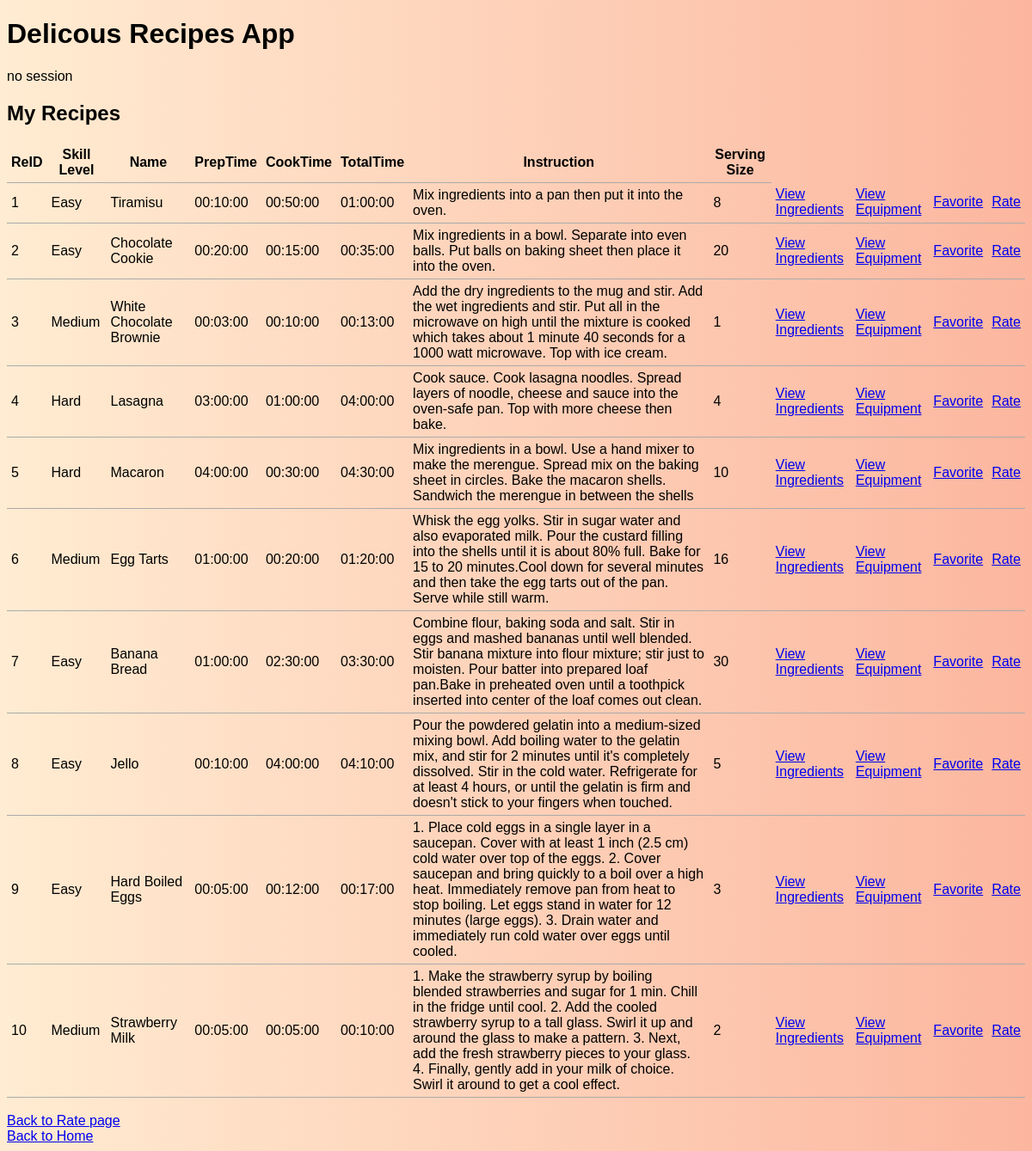
The app's page /rateRecipes.php with its own data.
### tables this page shows
CREATE TABLE Recipe (
ReID INTEGER AUTO_INCREMENT PRIMARY KEY,
SkillLevel CHAR(20),
Name VARCHAR(100) NOT NULL,
PrepTime TIME(0) NOT NULL,
CookTime TIME(0) NOT NULL,
InstructionID INTEGER UNIQUE NOT NULL,
Username CHAR(20) NOT NULL,
FOREIGN KEY (PrepTime, CookTime) REFERENCES RecipeTime (PrepTime, CookTime)
		ON DELETE NO ACTION
		ON UPDATE NO ACTION,
FOREIGN KEY (InstructionID) REFERENCES Instruction(InsID)
	ON DELETE CASCADE
	ON UPDATE NO ACTION,
FOREIGN KEY (Username) REFERENCES BookUser (Username)
	ON DELETE CASCADE
	ON UPDATE CASCADE
);

CREATE TABLE RecipeTime (
PrepTime TIME(0),
CookTime TIME(0),
TotalTime TIME(0) NOT NULL,
PRIMARY KEY (PrepTime, CookTime)
);

CREATE TABLE Instruction(
InsID INTEGER AUTO_INCREMENT PRIMARY KEY,
Instructions VARCHAR(8000) UNIQUE NOT NULL,
ServingSize INTEGER
);

### common.php (called while the page is built)
<?php
function escape($html) {
  return htmlspecialchars($html, ENT_QUOTES | ENT_SUBSTITUTE, "UTF-8");
}
?>

### rateRecipes.php (the view, shortened to what this page needs)
<?php include "templates/header.php"; ?>
<?php
$username1 = "";
require "./config.php";
require "./common.php";
try  {
    $connection = new PDO($dsn, $username, $password, $options);
    $sql = "SELECT * FROM Recipe AS r, Instruction AS i, RecipeTime AS rt
                    WHERE r.InstructionID = i.InsID AND rt.PrepTime = r.PrepTime
                    AND rt.CookTime = r.CookTime";
    $statement = $connection->prepare($sql);
    $statement->bindParam(':username1', $username1, PDO::PARAM_STR);
    $statement->execute();
    $result = $statement->fetchAll();
} catch(PDOException $error) {
    echo $sql . "<br>" . $error->getMessage();
}
?>
<?php
    if ($result && $statement->rowCount() > 0) { ?>
        <h2>My Recipes</h2>
        <table>
            <thead>
                <tr>
                    <th>ReID</th>
                    <th>Skill Level</th>
                    <th>Name</th>
                    <th>PrepTime</th>
                    <th>CookTime</th>
                    <th>TotalTime</th>
                    <th>Instruction</th>
                    <th>Serving Size</th>
                </tr>
            </thead>
            <tbody>
        <?php foreach ($result as $row) { ?>
            <tr>
                <td><?php echo $row["ReID"]; ?></td>
                <td><?php echo $row["SkillLevel"]; ?></td>
                <td><?php echo $row["Name"]; ?></td>
                <td><?php echo $row["PrepTime"]; ?></td>
                <td><?php echo $row["CookTime"]; ?></td>
                <td><?php echo $row["TotalTime"]; ?></td>
                <td><?php echo $row["Instructions"]; ?></td>
                <td><?php echo $row["ServingSize"]; ?></td>
                <td><a href="viewrecipeingredients.php?ReID=<?php echo escape($row["ReID"]); ?>">View Ingredients</a></td>
                <td><a href="viewrecipeequipment.php?ReID=<?php echo escape($row["ReID"]); ?>">View Equipment</a></td>
                <td><a href="favoriterecipe.php?ReID=<?php echo escape($row["ReID"]); ?>">Favorite</a></td>
                <td><a href="rate-single.php?ReID=<?php echo escape($row["ReID"]); ?>">Rate</a></td>
            </tr>
        <?php } ?>
        </tbody>
    </table>
    <?php } else { ?>
        <blockquote>No results found for <?php echo escape($_SESSION['username']); ?>.</blockquote>
    <?php }
 ?>
<a href="rateRecipes.php">Back to Rate page</a>
<a href="index.php">Back to Home</a>
<?php include "templates/footer.php"; ?>

### templates/header.php (shortened to what this page needs)
<!DOCTYPE html>
<html lang="en">
  <head>
    <link rel="stylesheet" href="css/style.css" />
  </head>
  <body>
    <h1>Delicous Recipes App</h1>
  </body>
</html>

### templates/footer.php
</body>
</html>

### css/style.css (style rules this page uses)
table { border-collapse: collapse; border-spacing: 0; }
td, th { padding: 5px; border-bottom: 1px solid #aaa; }
body { background-image: linear-gradient(to right, #ffecd2, #fcb69f); }
html { font-family: sans-serif; }

### records on screen
recipe: ReID "1", SkillLevel "Easy", Name "Tiramisu", recipetime.PrepTime "00:10:00", recipetime.CookTime "00:50:00", recipetime.TotalTime "01:00:00", InstructionID.Instructions "Mix ingredients into a pan then put it into the oven.", InstructionID.ServingSize "8"
recipe: ReID "2", SkillLevel "Easy", Name "Chocolate Cookie", recipetime.PrepTime "00:20:00", recipetime.CookTime "00:15:00", recipetime.TotalTime "00:35:00", InstructionID.Instructions "Mix ingredients in a bowl. Separate into even balls. Put balls on baking sheet then place it into the oven.", InstructionID.ServingSize "20"
recipe: ReID "3", SkillLevel "Medium", Name "White Chocolate Brownie", recipetime.PrepTime "00:03:00", recipetime.CookTime "00:10:00", recipetime.TotalTime "00:13:00", InstructionID.Instructions "Add the dry ingredients to the mug and stir. Add the wet ingredients and stir. Put all in the microwave on high until the mixture is cooked which takes about 1 minute 40 seconds for a 1000 watt microwave. Top with ice cream.", InstructionID.ServingSize "1"
recipe: ReID "4", SkillLevel "Hard", Name "Lasagna", recipetime.PrepTime "03:00:00", recipetime.CookTime "01:00:00", recipetime.TotalTime "04:00:00", InstructionID.Instructions "Cook sauce. Cook lasagna noodles. Spread layers of noodle, cheese and sauce into the oven-safe pan. Top with more cheese then bake.", InstructionID.ServingSize "4"
recipe: ReID "5", SkillLevel "Hard", Name "Macaron", recipetime.PrepTime "04:00:00", recipetime.CookTime "00:30:00", recipetime.TotalTime "04:30:00", InstructionID.Instructions "Mix ingredients in a bowl. Use a hand mixer to make the merengue. Spread mix on the baking sheet in circles. Bake the macaron shells. Sandwich the merengue in between the shells", InstructionID.ServingSize "10"
recipe: ReID "6", SkillLevel "Medium", Name "Egg Tarts", recipetime.PrepTime "01:00:00", recipetime.CookTime "00:20:00", recipetime.TotalTime "01:20:00", InstructionID.Instructions "Whisk the egg yolks. Stir in sugar water and also evaporated milk. Pour the custard filling into the shells until it is about 80% full. Bake for 15 to 20 minutes.Cool down for several minutes and then take the egg tarts out of the pan. Serve while still warm.", InstructionID.ServingSize "16"
recipe: ReID "7", SkillLevel "Easy", Name "Banana Bread", recipetime.PrepTime "01:00:00", recipetime.CookTime "02:30:00", recipetime.TotalTime "03:30:00", InstructionID.Instructions "Combine flour, baking soda and salt. Stir in eggs and mashed bananas until well blended. Stir banana mixture into flour mixture; stir just to moisten. Pour batter into prepared loaf pan.Bake in preheated oven until a toothpick inserted into center of the loaf comes out clean.", InstructionID.ServingSize "30"
recipe: ReID "8", SkillLevel "Easy", Name "Jello", recipetime.PrepTime "00:10:00", recipetime.CookTime "04:00:00", recipetime.TotalTime "04:10:00", InstructionID.Instructions "Pour the powdered gelatin into a medium-sized mixing bowl. Add boiling water to the gelatin mix, and stir for 2 minutes until it's completely dissolved. Stir in the cold water. Refrigerate for at least 4 hours, or until the gelatin is firm and doesn't stick to your fingers when touched.", InstructionID.ServingSize "5"
recipe: ReID "9", SkillLevel "Easy", Name "Hard Boiled Eggs", recipetime.PrepTime "00:05:00", recipetime.CookTime "00:12:00", recipetime.TotalTime "00:17:00", InstructionID.Instructions "1. Place cold eggs in a single layer in a saucepan. Cover with at least 1 inch (2.5 cm) cold water over top of the eggs. 2. Cover saucepan and bring quickly to a boil over a high heat. Immediately remove pan from heat to stop boiling. Let eggs stand in water for 12 minutes (large eggs). 3. Drain water and immediately run cold water over eggs until cooled.", InstructionID.ServingSize "3"
recipe: ReID "10", SkillLevel "Medium", Name "Strawberry Milk", recipetime.PrepTime "00:05:00", recipetime.CookTime "00:05:00", recipetime.TotalTime "00:10:00", InstructionID.Instructions "1. Make the strawberry syrup by boiling blended strawberries and sugar for 1 min. Chill in the fridge until cool. 2. Add the cooled strawberry syrup to a tall glass. Swirl it up and around the glass to make a pattern. 3. Next, add the fresh strawberry pieces to your glass. 4. Finally, gently add in your milk of choice. Swirl it around to get a cool effect.", InstructionID.ServingSize "2"
